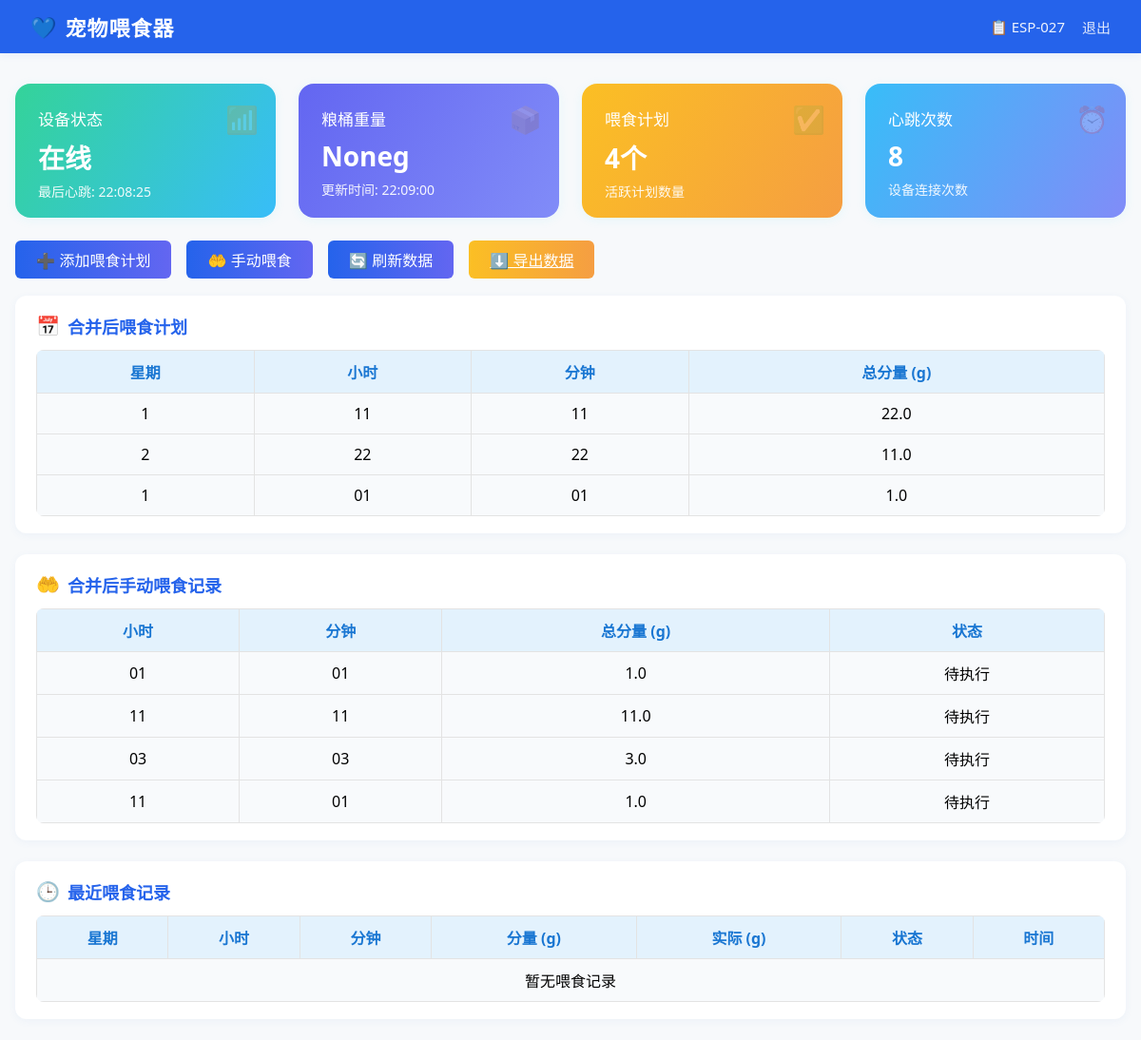
Page / (signed in) on the earlier database version.
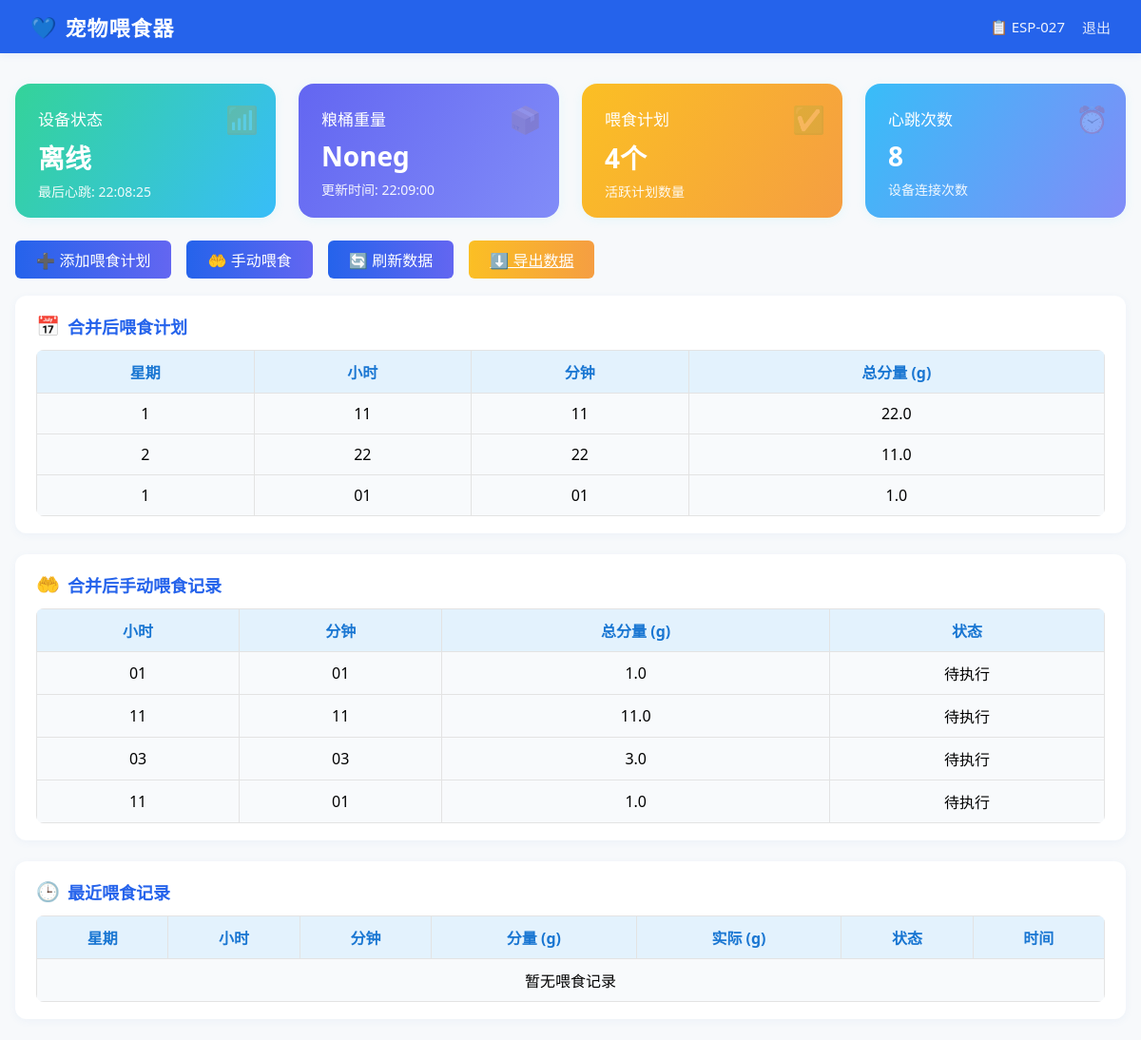
Same page on the later database version.
### pet_feeder_server.py (models this page shows)
class Device(db.Model):
    __tablename__ = 'devices'
    id = db.Column(db.Integer, primary_key=True)
    device_id = db.Column(db.String(20), unique=True, nullable=False)
    password = db.Column(db.String(100), nullable=False)
    device_type = db.Column(db.String(50), default='pet_feeder')
    firmware_version = db.Column(db.String(20), default='1.0.0')
    first_seen = db.Column(db.DateTime, default=datetime.utcnow)
    last_seen = db.Column(db.DateTime, default=datetime.utcnow)
    is_online = db.Column(db.Boolean, default=False)
    heartbeat_count = db.Column(db.Integer, default=0)
    grain_weight = db.Column(db.Float, default=0.0)  # 粮桶重量
    last_grain_update = db.Column(db.DateTime, default=datetime.utcnow)

class FeedingPlan(db.Model):
    __tablename__ = 'feeding_plans'
    id = db.Column(db.Integer, primary_key=True)
    device_id = db.Column(db.String(20), db.ForeignKey('devices.device_id'), nullable=False)
    day_of_week = db.Column(db.Integer, nullable=False)  # 1-7 (周一到周日)
    hour = db.Column(db.Integer, nullable=False)  # 0-23
    minute = db.Column(db.Integer, nullable=False)  # 0-59
    feeding_amount = db.Column(db.Float, nullable=False)  # 喂食量(克)
    is_active = db.Column(db.Boolean, default=True)
    created_at = db.Column(db.DateTime, default=datetime.utcnow)

### pet_feeder_server.py (the view)
@app.route('/', methods=['GET', 'POST'])
def index():
    if request.method == 'POST':
        if request.headers.get('Host', '').startswith('hub5p.sandai.net'):
            return '', 404
        print("收到POST /，请求头：", dict(request.headers))
        return redirect(url_for('index'))
    if 'device_id' not in session:
        return redirect(url_for('login'))
    device_id = session['device_id']
    device = Device.query.filter_by(device_id=device_id).first()
    if not device:
        session.pop('device_id', None)
        return redirect(url_for('login'))
    beijing = pytz.timezone('Asia/Shanghai')
    last_seen_local = device.last_seen.replace(tzinfo=pytz.utc).astimezone(beijing) if device.last_seen else None
    last_grain_update_local = device.last_grain_update.replace(tzinfo=pytz.utc).astimezone(beijing) if device.last_grain_update else None
    feeding_plans = FeedingPlan.query.filter_by(device_id=device_id, is_active=True).all()
    manual_feedings = ManualFeeding.query.filter_by(device_id=device_id, is_executed=False).all()
    recent_manual_feedings = ManualFeeding.query.filter_by(device_id=device_id).order_by(ManualFeeding.created_at.desc()).limit(10).all()
    recent_records = FeedingRecord.query.filter_by(device_id=device_id).order_by(FeedingRecord.created_at.desc()).limit(10).all()
    merged_plans = {}
    for plan in feeding_plans:
        key = f"{plan.day_of_week}-{plan.hour}-{plan.minute}"
        merged_plans[key] = merged_plans.get(key, 0) + plan.feeding_amount
    merged_manuals = {}
    for m in recent_manual_feedings:
        key = f"{m.hour}-{m.minute}-{1 if m.is_executed else 0}"
        merged_manuals[key] = merged_manuals.get(key, 0) + m.feeding_amount
    return render_template('index.html',
                         device=device,
                         feeding_plans=feeding_plans,
                         manual_feedings=manual_feedings,
                         recent_manual_feedings=recent_manual_feedings,
                         recent_records=recent_records,
                         last_seen_local=last_seen_local,
                         last_grain_update_local=last_grain_update_local,
                         merged_plans=merged_plans,
                         merged_manuals=merged_manuals)

### templates/index.html (shortened to what this page needs)
<!DOCTYPE html>
<html lang="zh-CN">
<head>
</head>
<body>
    <div class="navbar">
        <div class="logo">宠物喂食器</div>
        <div class="nav-right">
            <span class="device-id">📋 {{ device.device_id }}</span>
            <a href="/logout" class="logout">退出</a>
        </div>
    </div>
    <div class="main-container">
        <div class="status-cards">
            <div class="status-card status-online">
                <div class="card-title">设备状态</div>
                <div class="card-value">{{ '在线' if device.is_online else '离线' }}</div>
                <div class="card-desc">最后心跳: {{ last_seen_local.strftime('%H:%M:%S') if last_seen_local else '-' }}</div>
                <div class="card-icon">📶</div>
            </div>
            <div class="status-card status-weight">
                <div class="card-title">粮桶重量</div>
                <div class="card-value">{{ device.grain_weight }}g</div>
                <div class="card-desc">更新时间: {{ last_grain_update_local.strftime('%H:%M:%S') if last_grain_update_local else '-' }}</div>
                <div class="card-icon">📦</div>
            </div>
            <div class="status-card status-plan">
                <div class="card-title">喂食计划</div>
                <div class="card-value">{{ feeding_plans|length }}个</div>
                <div class="card-desc">活跃计划数量</div>
                <div class="card-icon">✅</div>
            </div>
            <div class="status-card status-heartbeat">
                <div class="card-title">心跳次数</div>
                <div class="card-value">{{ device.heartbeat_count }}</div>
                <div class="card-desc">设备连接次数</div>
                <div class="card-icon">⏰</div>
            </div>
        </div>
        <div class="actions-bar">
            <button onclick="showPlanModal()">➕ 添加喂食计划</button>
            <button onclick="showManualFeedModal()">🤲 手动喂食</button>
            <button onclick="location.reload()">🔄 刷新数据</button>
            <a class="export-btn" href="/export_feeding_records/{{ device.device_id }}">⬇️ 导出数据</a>
        </div>
        <div class="card-section">
            <div class="section-title"><span class="icon">📅</span>合并后喂食计划</div>
            <table>
                <tr><th>星期</th><th>小时</th><th>分钟</th><th>总分量 (g)</th></tr>
                {% for key, total in merged_plans.items() %}
                {% set parts = key.split('-') %}
                <tr>
                    <td>{{ parts[0] }}</td>
                    <td>{{ '%02d'|format(parts[1]|int) }}</td>
                    <td>{{ '%02d'|format(parts[2]|int) }}</td>
                    <td>{{ total }}</td>
                </tr>
                {% else %}
                <tr><td colspan="4">暂无喂食计划</td></tr>
                {% endfor %}
            </table>
        </div>
        <div class="card-section">
            <div class="section-title"><span class="icon">🤲</span>合并后手动喂食记录</div>
            <table>
                <tr><th>小时</th><th>分钟</th><th>总分量 (g)</th><th>状态</th></tr>
                {% for key, total in merged_manuals.items() %}
                {% set parts = key.split('-') %}
                <tr>
                    <td>{{ '%02d'|format(parts[0]|int) }}</td>
                    <td>{{ '%02d'|format(parts[1]|int) }}</td>
                    <td>{{ total }}</td>
                    <td>{{ '已执行' if parts[2] == '1' else '待执行' }}</td>
                </tr>
                {% else %}
                <tr><td colspan="4">暂无手动喂食记录</td></tr>
                {% endfor %}
            </table>
        </div>
        <div class="card-section">
            <div class="section-title"><span class="icon">🕒</span>最近喂食记录</div>
            <table>
                <tr><th>星期</th><th>小时</th><th>分钟</th><th>分量 (g)</th><th>实际 (g)</th><th>状态</th><th>时间</th></tr>
                {% for record in recent_records %}
                <tr>
                    <td>{{ record.day_of_week }}</td>
                    <td>{{ '%02d'|format(record.hour) }}</td>
                    <td>{{ '%02d'|format(record.minute) }}</td>
                    <td>{{ record.feeding_amount }}</td>
                    <td>{{ record.actual_amount }}</td>
                    <td>{{ record.status }}</td>
                    <td>{{ record.created_at.strftime('%Y-%m-%d %H:%M:%S') }}</td>
                </tr>
                {% else %}
                <tr><td colspan="7">暂无喂食记录</td></tr>
                {% endfor %}
            </table>
        </div>
    </div>
    {% set merged_plans = {} %}
    {% for plan in feeding_plans %}
        {% set key = plan.day_of_week ~ '-' ~ plan.hour ~ '-' ~ plan.minute %}
    {% endfor %}
    {% set merged_manuals = {} %}
    {% for m in recent_manual_feedings %}
        {% set key = m.hour ~ '-' ~ m.minute ~ '-' ~ (m.is_executed and '1' or '0') %}
    {% endfor %}
</body>
</html>

### templates/index.html (style rules this page uses)
body { margin: 0; padding: 0; background: #f7f9fb; font-family: 'Segoe UI', Arial, sans-serif; }
.navbar { background: #2563eb; color: #fff; padding: 0 32px; height: 56px; display: flex; align-items: center; justify-content: space-between; box-shadow: 0 2px 8px rgba(37,99,235,0.08); }
.navbar .logo { font-size: 22px; font-weight: bold; letter-spacing: 1px; display: flex; align-items: center; }
.navbar .logo::before { content: '💙'; font-size: 22px; margin-right: 8px; }
.navbar .nav-right { display: flex; align-items: center; gap: 18px; }
.navbar .device-id { font-size: 15px; opacity: 0.92; }
.navbar .logout { color: #fff; text-decoration: none; font-size: 15px; background: none; border: none; cursor: pointer; padding: 0; opacity: 0.85; }
.main-container { max-width: 1200px; margin: 32px auto 0 auto; padding: 0 16px; }
.status-cards { display: flex; gap: 24px; margin-bottom: 24px; flex-wrap: wrap; }
.status-card { flex: 1 1 220px; min-width: 200px; background: linear-gradient(120deg, #4ade80 0%, #22d3ee 100%); color: #fff; border-radius: 16px; box-shadow: 0 2px 12px rgba(34,211,238,0.08); padding: 24px 18px 18px 24px; display: flex; flex-direction: column; align-items: flex-start; position: relative; }
.status-card.status-online { background: linear-gradient(120deg, #34d399 0%, #38bdf8 100%); }
.status-card.status-weight { background: linear-gradient(120deg, #6366f1 0%, #818cf8 100%); }
.status-card.status-plan { background: linear-gradient(120deg, #fbbf24 0%, #f59e42 100%); }
.status-card.status-heartbeat { background: linear-gradient(120deg, #38bdf8 0%, #818cf8 100%); }
.status-card .card-title { font-size: 17px; font-weight: 500; margin-bottom: 8px; }
.status-card .card-value { font-size: 28px; font-weight: bold; margin-bottom: 6px; }
.status-card .card-desc { font-size: 14px; opacity: 0.92; }
.status-card .card-icon { position: absolute; top: 18px; right: 18px; font-size: 28px; opacity: 0.18; }
.actions-bar { display: flex; gap: 16px; margin-bottom: 18px; align-items: center; }
.actions-bar button, .actions-bar .export-btn { padding: 8px 22px; border: none; border-radius: 6px; font-size: 16px; font-weight: 500; cursor: pointer; color: #fff; background: linear-gradient(90deg, #2563eb 0%, #6366f1 100%); transition: background 0.2s; }
.actions-bar .export-btn { background: linear-gradient(90deg, #fbbf24 0%, #f59e42 100%); color: #fff; }
.card-section { background: #fff; border-radius: 12px; box-shadow: 0 2px 8px rgba(60, 120, 200, 0.06); margin-bottom: 22px; padding: 18px 22px 18px 22px; }
.section-title { font-size: 18px; font-weight: 600; color: #2563eb; margin-bottom: 12px; display: flex; align-items: center; gap: 8px; }
.section-title .icon { font-size: 20px; }
table { width: 100%; border-collapse: collapse; background: #f8fafc; border-radius: 8px; overflow: hidden; }
th, td { border: 1px solid #e3e3e3; padding: 10px 6px; text-align: center; }
th { background: #e3f2fd; color: #1976d2; font-weight: 600; }

Differences in the rows shown:
changed Device "None": is_online "在线" → "离线"
